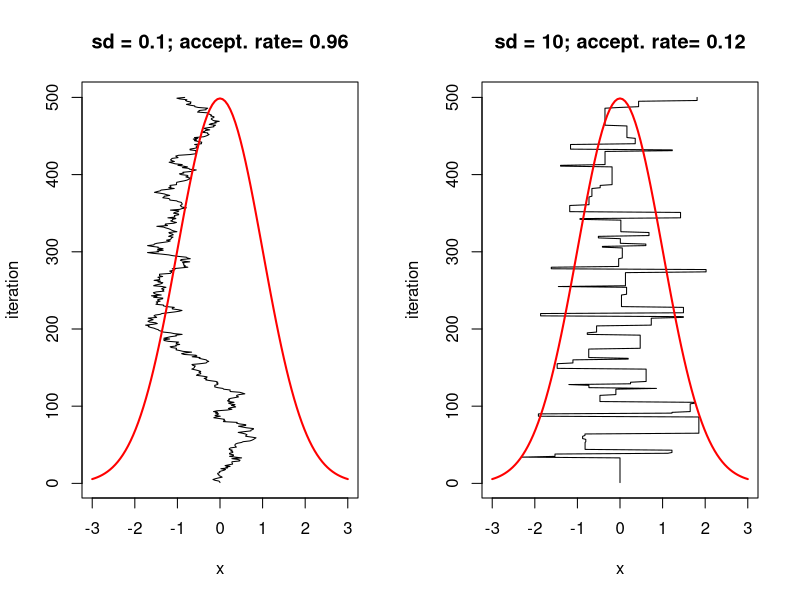
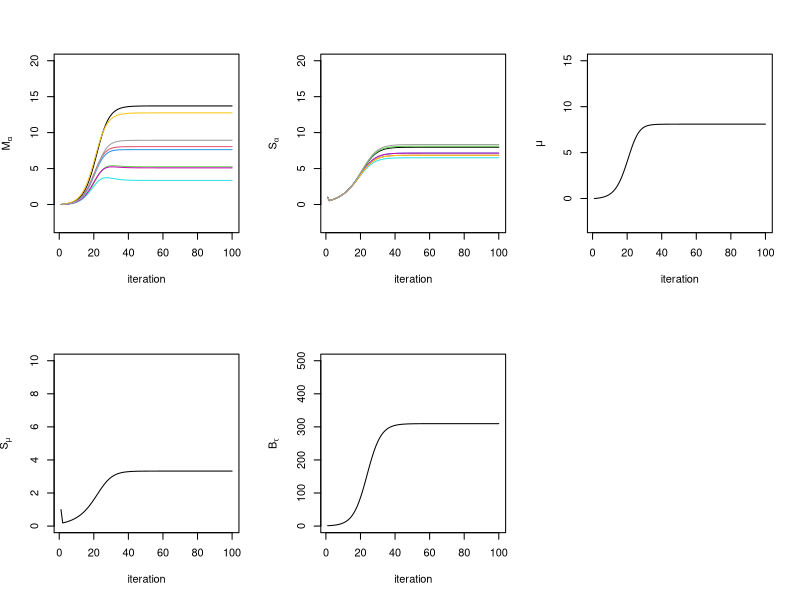

Source code (R) for these figures, in order:
## ---- chunk 1
#| fig-align: center
log_target <- function(x) {
    -x^2/2
}
set.seed(2023)
m <- 500
x1 <- rep(0, m); x2 <- rep(0, m)
sd1 <- 0.1; sd2 <- 10
accept1 <- 0; accept2 <- 0
for(i in 2:m){
    x1_new <- rnorm(1, x1[i-1], sd1)
    x2_new <- rnorm(1, x2[i-1], sd2)
    r1 <- exp(log_target(x1_new) - log_target(x1[i-1]))
    r2 <- exp(log_target(x2_new) - log_target(x2[i-1]))
    if(runif(1) < r1){
        x1[i] <- x1_new; accept1 <- accept1 + 1
    } else {
        x1[i] <- x1[i-1]
    }
    if(runif(1) < r2){
        x2[i] <- x2_new; accept2 <- accept2 + 1
    } else {
        x2[i] <- x2[i-1]
    }
}

par(mfrow=c(1,2))
plot(x1, 1:m, type="l", xlab="x", ylab="iteration", 
     main=paste("sd = 0.1; accept. rate=", round(accept1/m, 2)), 
     xlim = c(-3,3))
curve(dnorm(x)/0.4*m, col="red", add=TRUE, lwd = 2)

plot(x2, 1:m, type="l", xlab="x", ylab="iteration", 
     main=paste("sd = 10; accept. rate=", round(accept2/m, 2)), 
     xlim = c(-3,3))
curve(dnorm(x)/0.4*m, col="red", add=TRUE, lwd = 2)





## ---- chunk 2
#| echo: true

max_iter <- 100

# Data
y <- c(28, 8, -3, 7, -1, 1, 18, 12)
sig2 <- c(15, 10, 16, 11, 9, 11, 10, 18)^2

# Variational parameter
var_par <- list(M_alpha = matrix(0, nrow = max_iter, ncol = 8), 
                S2_alpha = matrix(1, nrow = max_iter, ncol = 8),
                M_mu = rep(0, max_iter),
                S2_mu = rep(1, max_iter),
                B_tau = rep(1, max_iter))

for (i in 2:max_iter){
    for(j in 1:8){
        var_par$M_alpha[i, j] <- (var_par$B_tau[i-1] * y[j] + 3.5 * sig2[j] * var_par$M_mu[i-1]) / 
            (3.5 * sig2[j] + var_par$B_tau[i-1])
        var_par$S2_alpha[i, j] <- var_par$B_tau[i-1] * sig2[j] / 
            (3.5 * sig2[j] + var_par$B_tau[i-1])
    }
    var_par$M_mu[i] <- mean(var_par$M_alpha[i, ])
    var_par$S2_mu[i] <- var_par$B_tau[i-1] / 28
    var_par$B_tau[i] <- 0.5*sum(var_par$S2_alpha[i, ]) + 
        0.5*sum(var_par$M_alpha[i, ]^2) - 
        sum(var_par$M_alpha[i, ]) * var_par$M_mu[i] +
        4*var_par$S2_mu[i] + 
        4*var_par$M_mu[i]^2
}
## ---- chunk 3
#| fig-align: center
# plot
par(mfrow = c(2,3))
plot(1:max_iter, var_par$M_alpha[,1], type = "l", ylim = c(-3,20),
     xlab = "iteration", ylab = expression(M[alpha])) 
for (j in 2:8){
    lines(1:max_iter, var_par$M_alpha[,j], type = "l", col = j)
}

plot(1:max_iter, sqrt(var_par$S2_alpha[,1]), type = "l", ylim = c(-3,20),
     xlab = "iteration", ylab = expression(S[alpha])) 
for (j in 2:8){
    lines(1:max_iter, sqrt(var_par$S2_alpha[,j]), type = "l", col = j)
}



plot(1:max_iter, var_par$M_mu, type = "l", ylim = c(-3,15), 
     xlab = "iteration", ylab = expression(mu))
plot(1:max_iter, sqrt(var_par$S2_mu), type = "l", ylim = c(0,10), 
     xlab = "iteration", ylab = expression(S[mu]))
plot(1:max_iter, var_par$B_tau, type = "l", ylim = c(0,500), 
     xlab = "iteration", ylab = expression(B[tau]))

